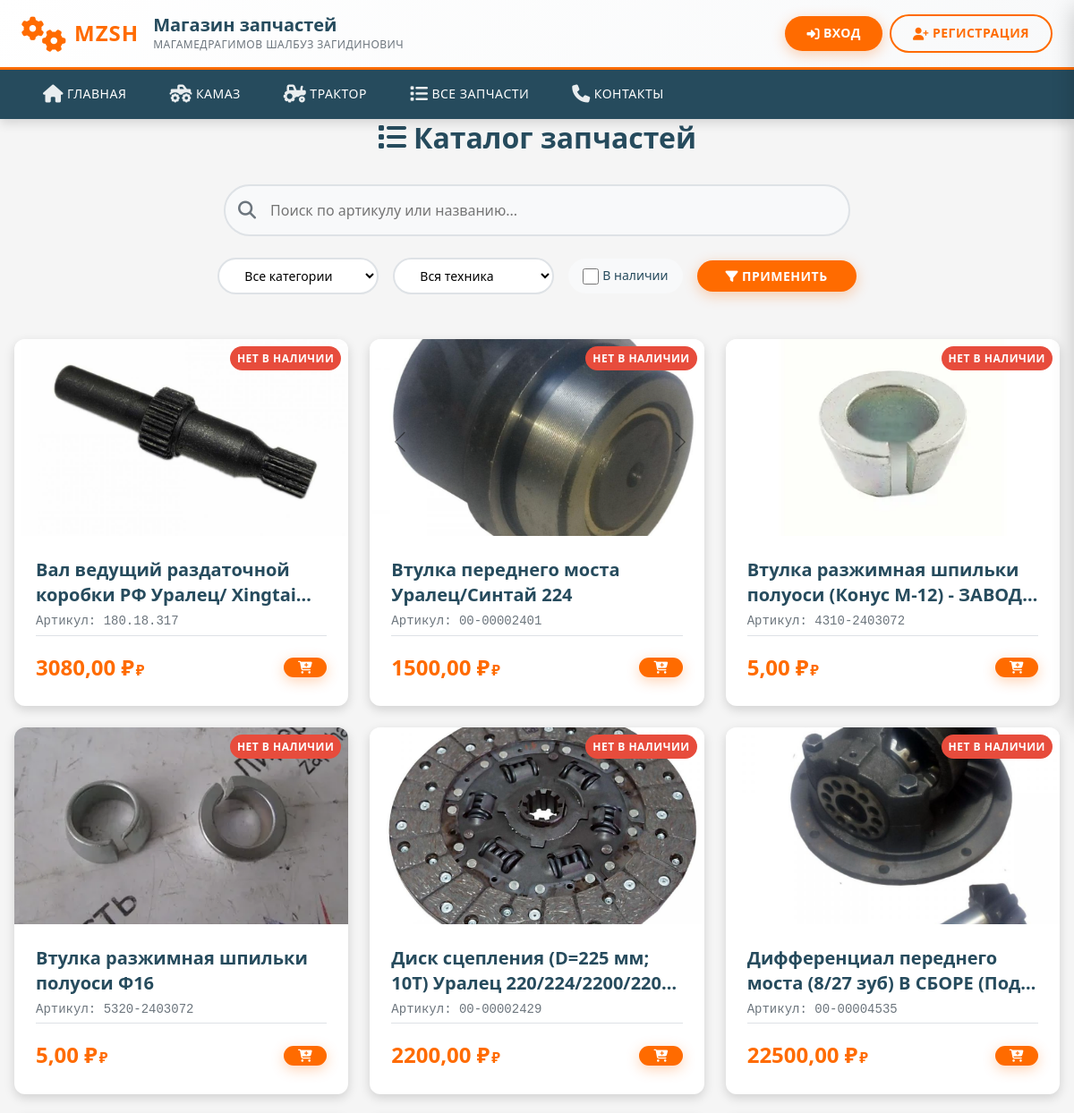
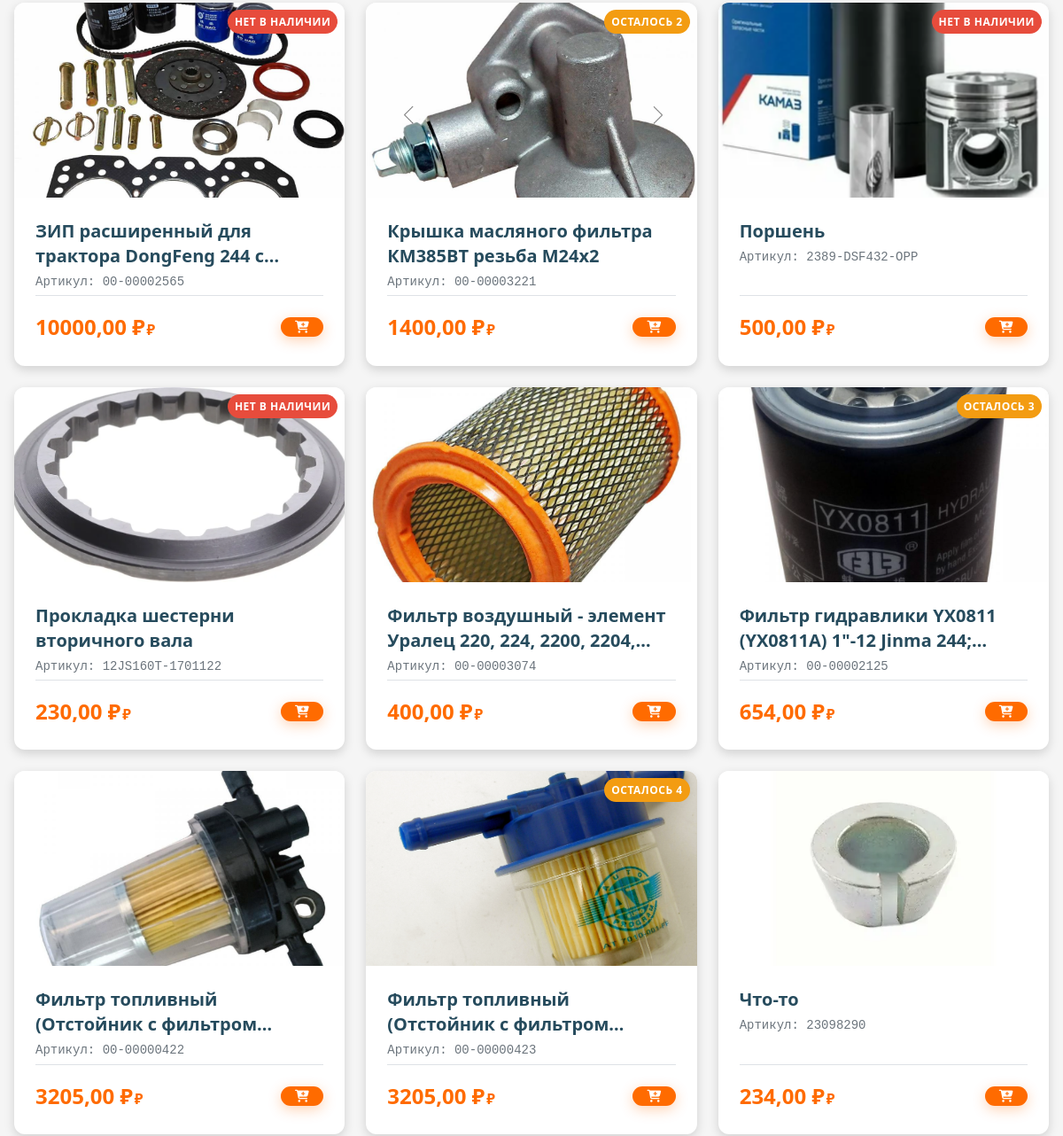
The app's page /catalog/ (upper part), older data (2 pictures, top to bottom).
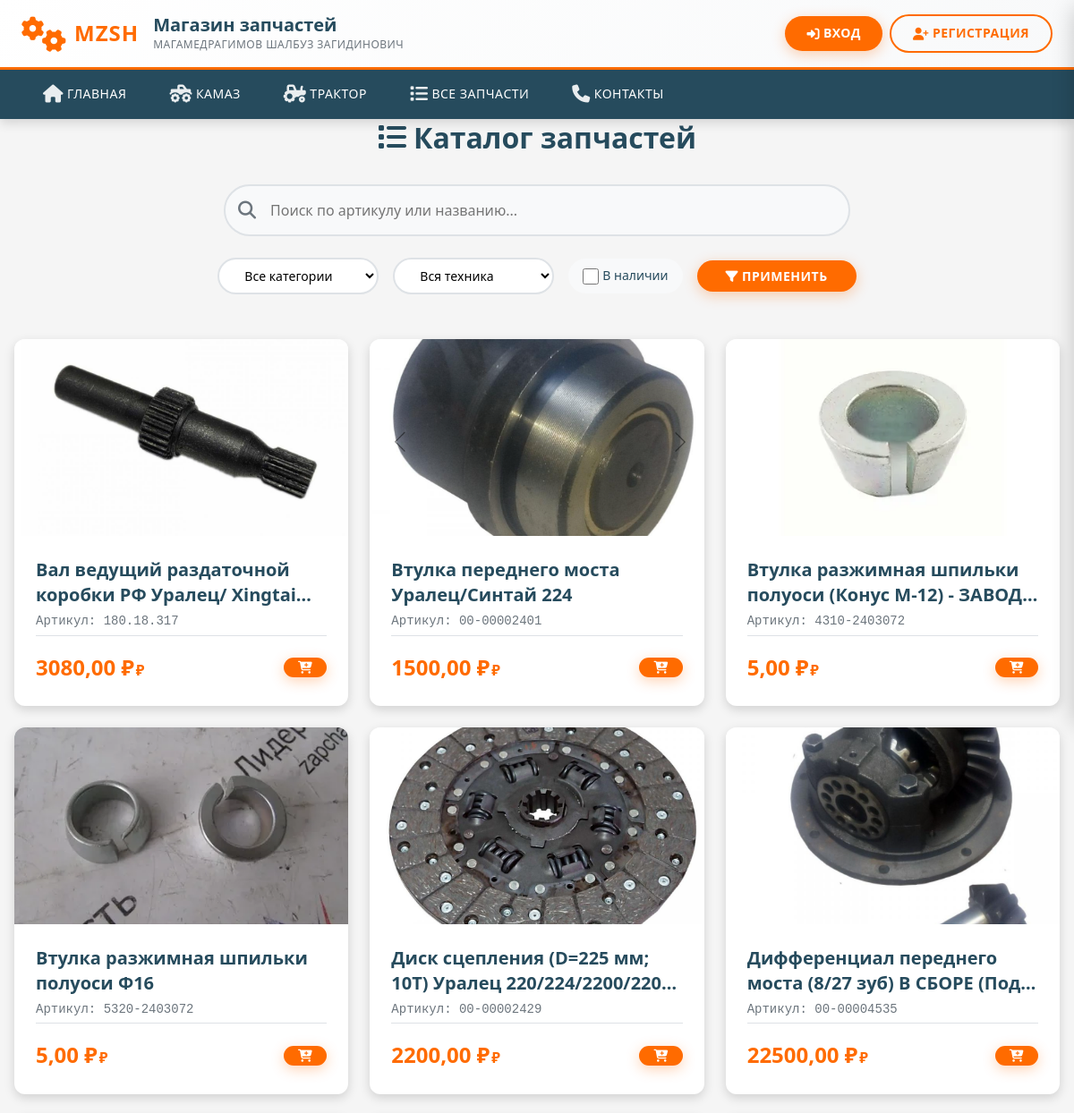
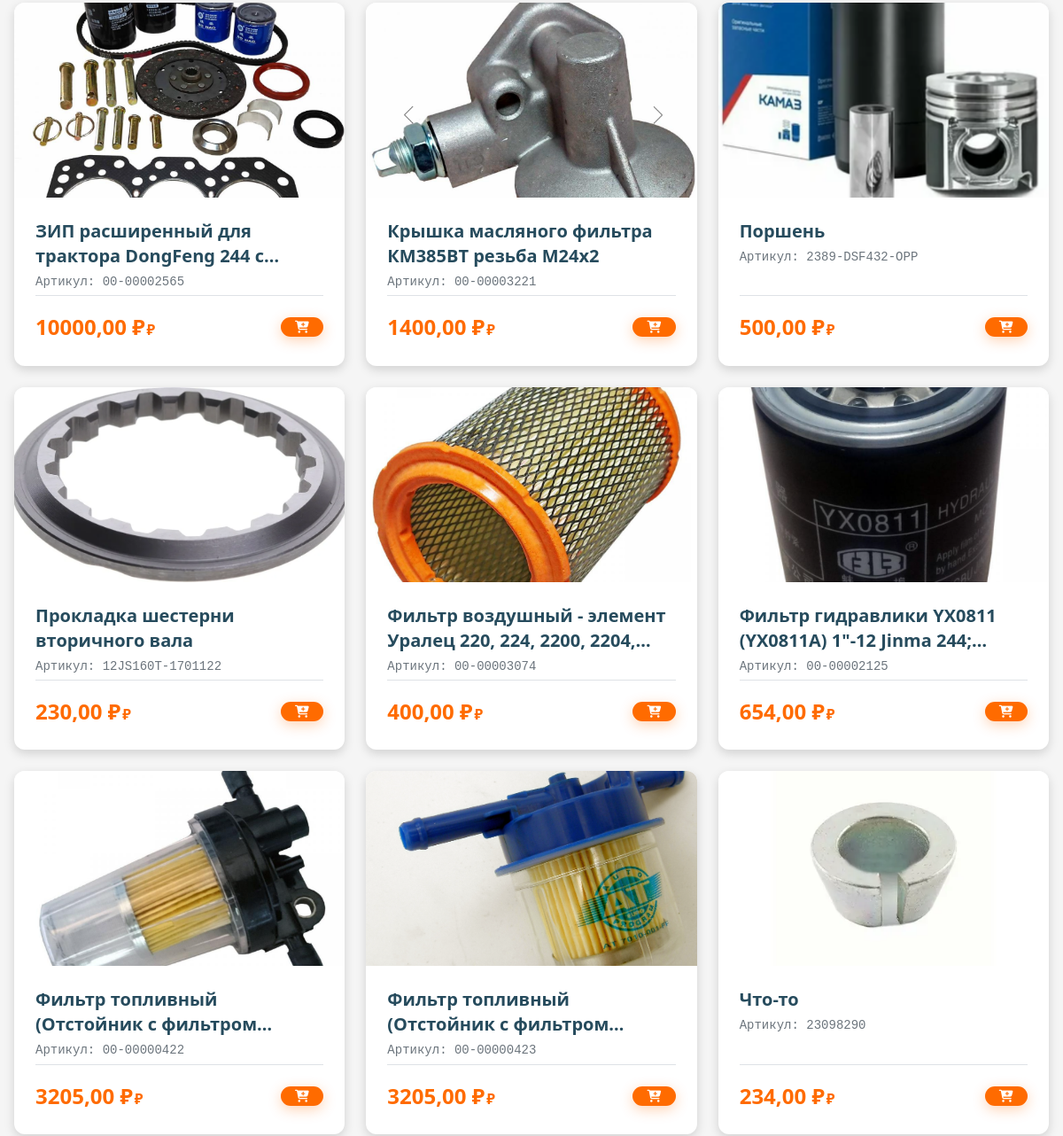
The same page, newer data (2 pictures, top to bottom).
### store/models.py (models this page shows, shortened)
class Product(models.Model):
    article = models.CharField(max_length=50, unique=True, verbose_name="Артикул", db_index=True)
    name = models.CharField(max_length=200, verbose_name="Название")
    description = models.TextField(blank=True, verbose_name="Описание")
    category = models.ForeignKey(Category, on_delete=models.PROTECT, related_name='products', verbose_name="Категория")
    equipment_type = models.ForeignKey(EquipmentType, on_delete=models.PROTECT, related_name='products', verbose_name="Тип техники")
    price = models.DecimalField(max_digits=12, decimal_places=2, verbose_name="Цена")
    quantity = models.PositiveIntegerField(default=0, verbose_name="Остаток")
    image = models.ImageField(upload_to='products/%Y/%m/%d/', blank=True, null=True, verbose_name="Фото")
    guid_1c = models.CharField(max_length=36, blank=True, default='', verbose_name="GUID в 1С", db_index=True)
    is_active = models.BooleanField(default=True, verbose_name="Активен")
    created_at = models.DateTimeField(auto_now_add=True, verbose_name="Дата создания")
    updated_at = models.DateTimeField(auto_now=True, verbose_name="Дата обновления")
    class Meta:
        verbose_name = "Товар"
        verbose_name_plural = "Товары"
        ordering = ['name']
        indexes = [
            models.Index(fields=['article']),
            models.Index(fields=['is_active', 'quantity']),
            models.Index(fields=['updated_at']),
        ]

### store/views/user/catalog.py (the view)
# urls.py: path('catalog/', views.catalog, name='catalog'),
def catalog(request):
    products = Product.objects.filter(is_active=True)
    categories = Category.objects.all()
    equipment_types = EquipmentType.objects.all()
    query = request.GET.get('q', '')
    category_id = request.GET.get('category', '')
    equipment = request.GET.get('equipment', '')
    in_stock = request.GET.get('in_stock', '')
    if query:
        products = products.filter(
            Q(name__icontains=query) | Q(article__icontains=query)
        )
    if category_id and category_id.isdigit():
        products = products.filter(category_id=int(category_id))
    if equipment:
        products = products.filter(equipment_type__name__iexact=equipment)
    if in_stock:
        products = products.filter(quantity__gt=0)
    cart = request.session.get('cart', {})
    cart_count = sum(cart.values())
    context = {
        'products': products,
        'categories': categories,
        'equipment_types': equipment_types,
        'query': query,
        'category_id': int(category_id) if category_id and category_id.isdigit() else None,
        'equipment': equipment,
        'in_stock': bool(in_stock),
        'cart_count': cart_count,
    }
    return render(request, 'store/catalog.html', context)

### templates/store/catalog.html (shortened to what this page needs)
{% extends 'store/base.html' %}
{% load static %}
{% block content %}
<div class="catalog-page">
    <div class="container">
        <h1 class="page-title">
            <i class="fas fa-list"></i> Каталог запчастей
        </h1>
        <form class="search-form" method="get">
            <div class="search-input-wrapper">
                <input type="text" name="q" placeholder="Поиск по артикулу или названию..." value="{{ query }}">
            </div>
            <div class="filters">
                <select name="category" class="filter-select">
                    <option value="">Все категории</option>
                </select>
                <select name="equipment" class="filter-select">
                    <option value="">Вся техника</option>
                </select>
                <label class="checkbox-filter">
                    <input type="checkbox" name="in_stock" value="1" {% if in_stock %}checked{% endif %}>
                    <span>В наличии</span>
                </label>
                <button type="submit" class="btn btn-primary">
                    <i class="fas fa-filter"></i> Применить
                </button>
            </div>
        </form>
        <div class="products-grid">
            {% for product in products %}
            <div class="product-card" onclick="window.location='{% url 'store:product_detail' product.id %}'">
                <div class="product-image">
                    {% if product.image %}
                        <img src="{{ product.image.url }}" alt="{{ product.name }}">
                    {% else %}
                        <img src="{% static 'img/no-image.png' %}" alt="{{ product.name }}">
                    {% endif %}
                    {% if product.quantity == 0 %}
                        <span class="badge out-of-stock">Нет в наличии</span>
                    {% elif product.quantity < 5 %}
                        <span class="badge low-stock">Осталось {{ product.quantity }}</span>
                    {% endif %}
                </div>
                <div class="product-info">
                    <h3>{{ product.name }}</h3>
                    <p class="article">Артикул: {{ product.article }}</p>
                    <div class="product-footer">
                        <span class="price">{{ product.price }} ₽</span>
                        {% if not user.is_staff %}
                            <button class="btn btn-primary btn-sm"
                                    onclick="event.stopPropagation(); addToCart({{ product.id }})">
                                <i class="fas fa-cart-plus"></i>
                            </button>
                        {% endif %}
                    </div>
                </div>
            </div>
            {% empty %}
            <div class="no-products">
                <i class="fas fa-box-open"></i>
                <p>Товары не найдены</p>
            </div>
            {% endfor %}
        </div>
    </div>
</div>
{% endblock %}

Row changes from the older to the newer data that the page shows:
changed Product "Вал ведущий раздаточной коробки РФ Уралец/…": no longer shows "НЕТ В НАЛИЧИИ"
changed Product "Втулка переднего моста Уралец/Синтай 224": no longer shows "НЕТ В НАЛИЧИИ"
changed Product "Втулка разжимная шпильки полуоси (Конус М-12) -…": no longer shows "НЕТ В НАЛИЧИИ"
changed Product "Втулка разжимная шпильки полуоси Ф16": no longer shows "НЕТ В НАЛИЧИИ"
changed Product "Диск сцепления (D=225 мм; 10Т) Уралец…": no longer shows "НЕТ В НАЛИЧИИ"
changed Product "Дифференциал переднего моста (8/27 зуб) В СБОРЕ…": no longer shows "НЕТ В НАЛИЧИИ"
changed Product "ЗИП расширенный для трактора DongFeng 244…": no longer shows "НЕТ В НАЛИЧИИ"
changed Product "Крышка масляного фильтра КМ385BT резьба М24х2": quantity "2" → (not shown)
changed Product "Поршень": no longer shows "НЕТ В НАЛИЧИИ"
changed Product "Прокладка шестерни вторичного вала": no longer shows "НЕТ В НАЛИЧИИ"
changed Product "Фильтр гидравлики YX0811 (YX0811А) 1\"-12 Jinma…": quantity "3" → (not shown)
changed Product (number 14 of 15 on the later page): quantity "4" → (not shown)
